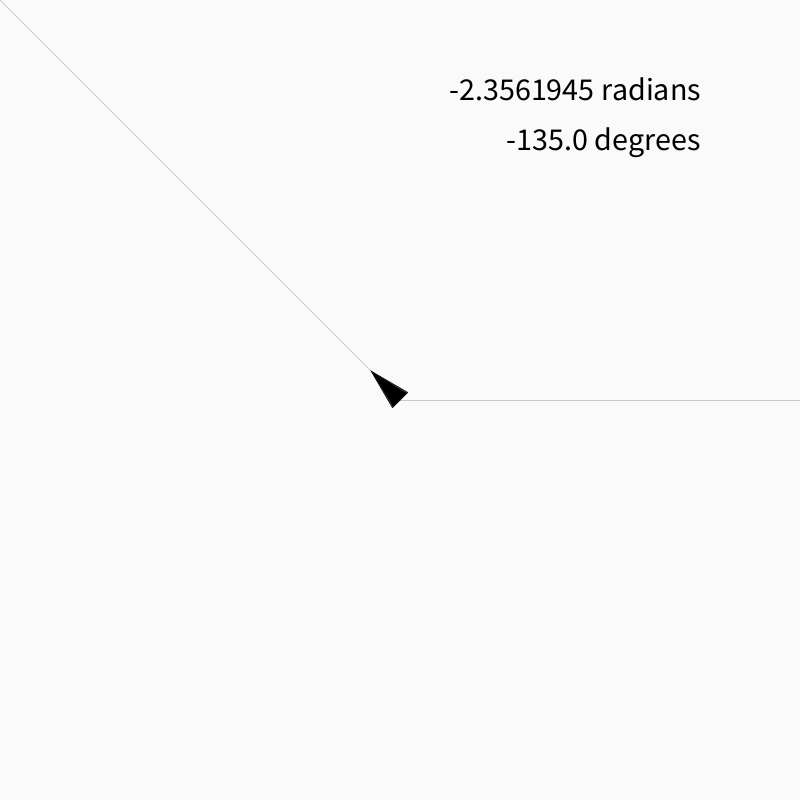
Frame 1 (no input)
Frame 60 (the mouse pressed at the canvas centre just before this capture): identical to frame 1, image omitted
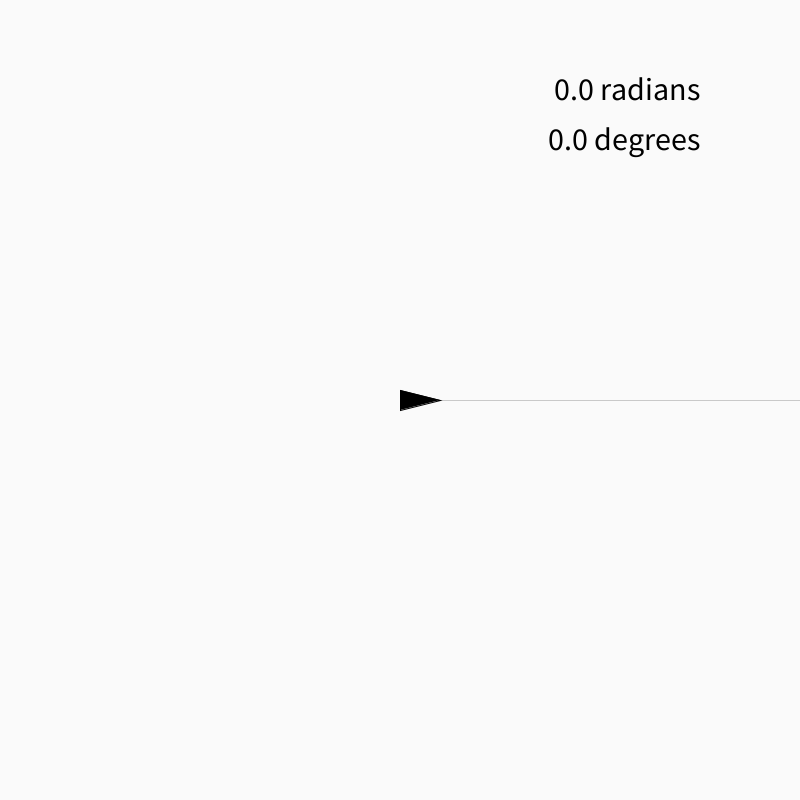
Frame 120 (the mouse held since frame 60 and released just before this capture)

The Processing sketch that drew these frames (run headless with seeded random() and noise(); from frame 60 on, the mouse is pressed at the canvas centre):

// Processing sketch: w12b_arcTangent
// ── w12b_arcTangent.pde
void setup() {
  size(800, 800);
  background(250);
  textSize(32);
  textAlign(RIGHT);
  fill(0);
}

void draw() {
  background(250);
  float angle = atan2(mouseY - height/2, mouseX - width/2);

  text(angle + " radians", width-100, 100);
  text(degrees(angle) + " degrees", width-100, 150);
  stroke(0, 50);
  line(width/2, height/2, mouseX, mouseY);
  line(width/2, height/2, width, height/2);
  
  
  translate(width/2, height/2);
  rotate(angle);
  stroke(0);
  triangle(0, 10, 0, -10, 40, 0);
  
}
